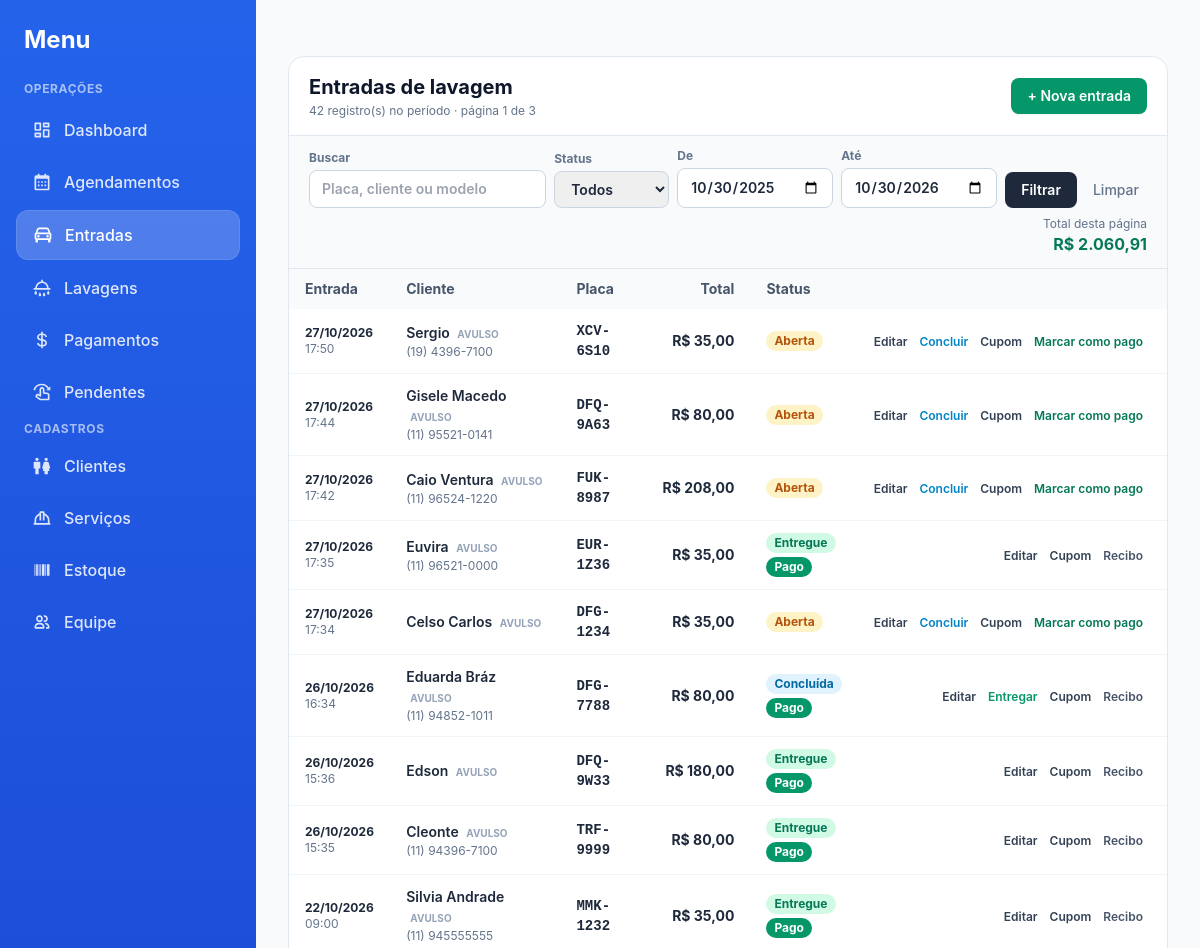
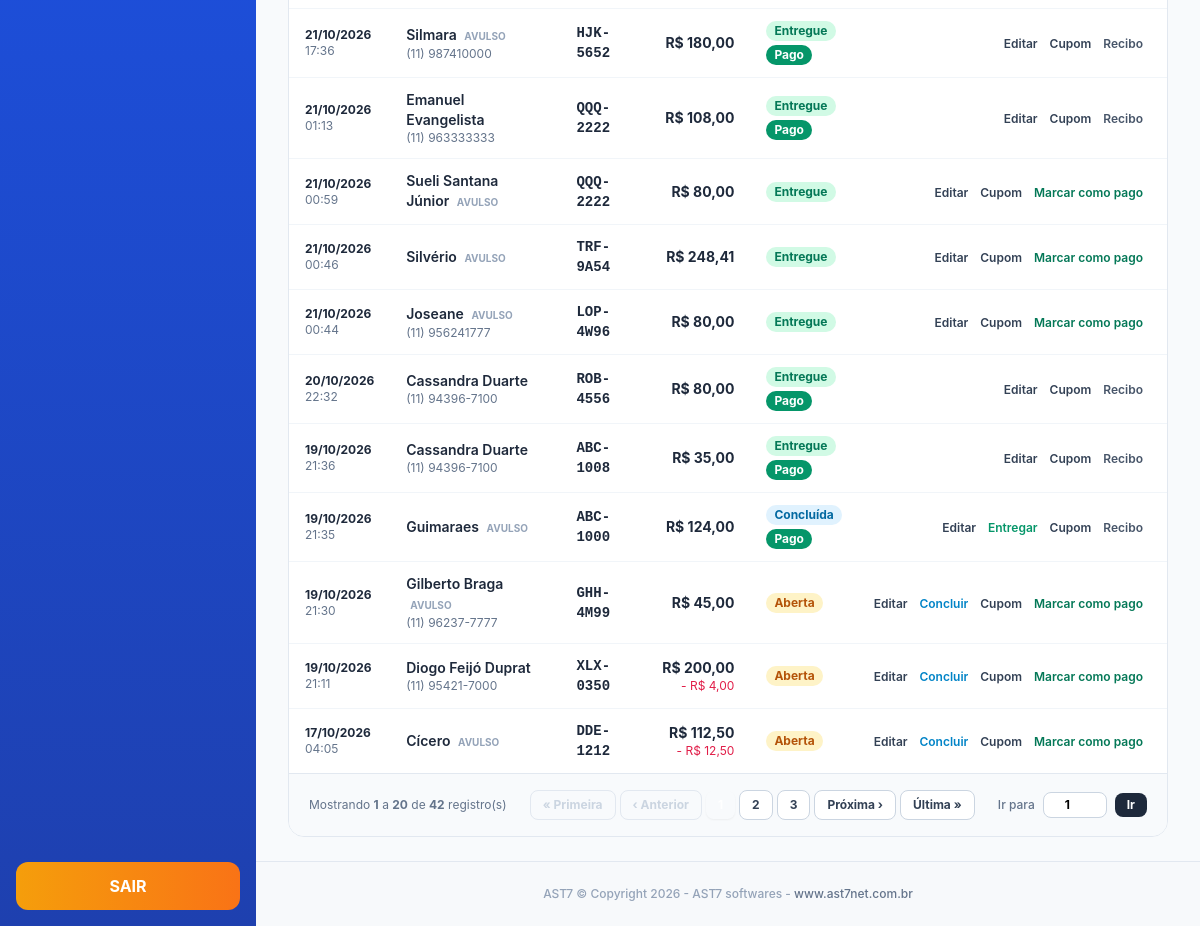
The app's page /entradas.php (signed in), older data (2 pictures, top to bottom).
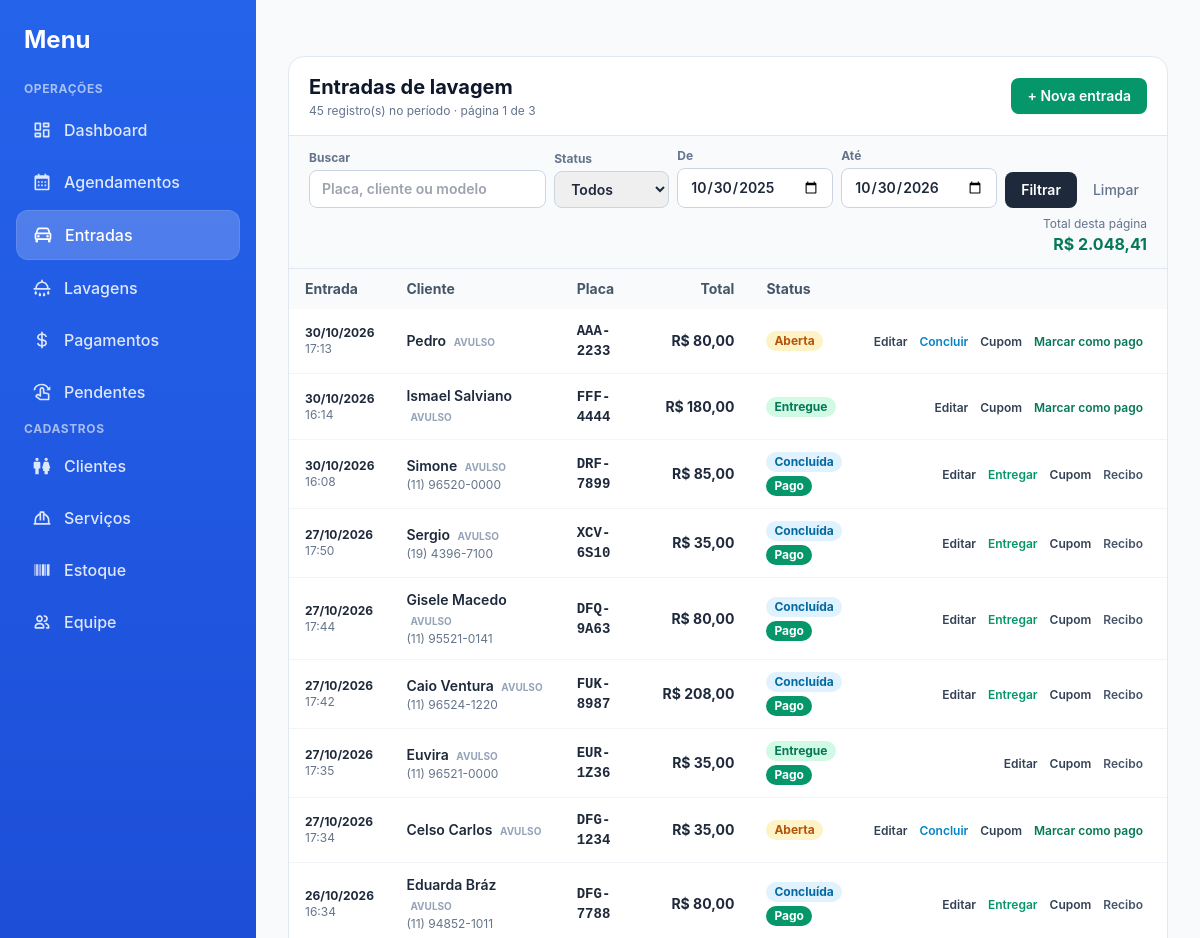
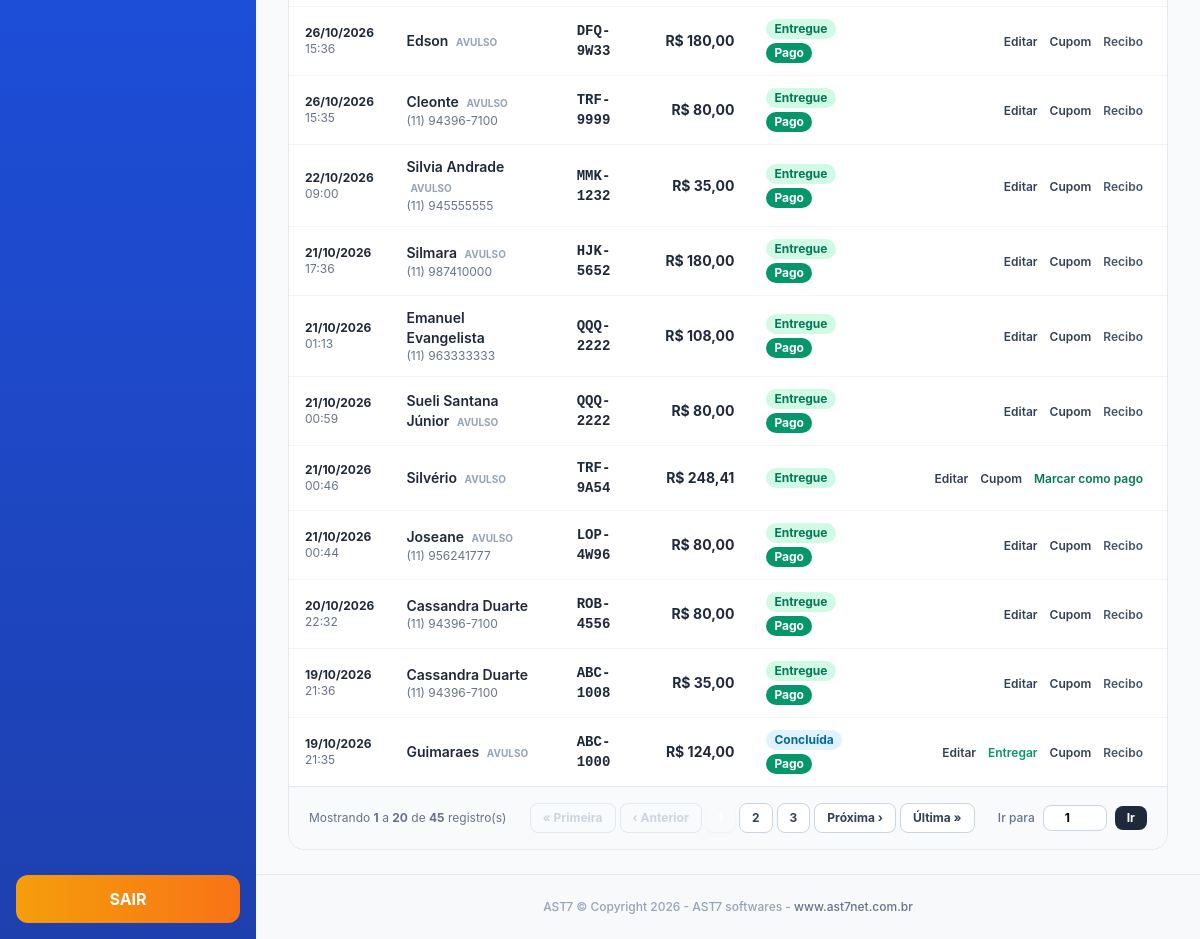
The same page, newer data (2 pictures, top to bottom).
### tables this page shows
CREATE TABLE lavagem_entradas (
        id INTEGER PRIMARY KEY AUTOINCREMENT,
        cliente_id INTEGER,
        placa TEXT NOT NULL DEFAULT '',
        veiculo_id INTEGER,
        veiculo_manual_marca TEXT NOT NULL DEFAULT '',
        veiculo_manual_modelo TEXT NOT NULL DEFAULT '',
        veiculo_manual_cor TEXT NOT NULL DEFAULT '',
        veiculo_manual_ano TEXT NOT NULL DEFAULT '',
        data_entrada TEXT NOT NULL,
        hora_entrada TEXT NOT NULL,
        previsao_saida_horas INTEGER NOT NULL DEFAULT 0,
        previsao_saida_datetime TEXT NOT NULL DEFAULT '',
        observacoes TEXT NOT NULL DEFAULT '',
        avarias TEXT NOT NULL DEFAULT '',
        status TEXT NOT NULL DEFAULT 'aberta',
        subtotal_centavos INTEGER NOT NULL DEFAULT 0,
        desconto_centavos INTEGER NOT NULL DEFAULT 0,
        desconto_percentual INTEGER NOT NULL DEFAULT 0,
        total_centavos INTEGER NOT NULL DEFAULT 0,
        pago INTEGER NOT NULL DEFAULT 0,
        criado_por INTEGER,
        criado_em TEXT NOT NULL DEFAULT (datetime('now','localtime')),
        atualizado_em TEXT NOT NULL DEFAULT (datetime('now','localtime')), cliente_nome_avulso TEXT NOT NULL DEFAULT '', cliente_celular TEXT NOT NULL DEFAULT '', sms_enviado INTEGER NOT NULL DEFAULT 0, sms_enviado_em TEXT NOT NULL DEFAULT '',
        FOREIGN KEY (cliente_id) REFERENCES clientes(id) ON DELETE SET NULL,
        FOREIGN KEY (veiculo_id) REFERENCES veiculos(id) ON DELETE SET NULL
    );

CREATE TABLE clientes (
        id INTEGER PRIMARY KEY AUTOINCREMENT,
        tipo TEXT NOT NULL DEFAULT 'F',
        nome TEXT NOT NULL DEFAULT '',
        nome_fantasia TEXT NOT NULL DEFAULT '',
        cpf_cnpj TEXT NOT NULL DEFAULT '',
        rg_ie TEXT NOT NULL DEFAULT '',
        data_nascimento TEXT NOT NULL DEFAULT '',
        email TEXT NOT NULL DEFAULT '',
        telefone TEXT NOT NULL DEFAULT '',
        celular TEXT NOT NULL DEFAULT '',
        cep TEXT NOT NULL DEFAULT '',
        endereco TEXT NOT NULL DEFAULT '',
        numero TEXT NOT NULL DEFAULT '',
        complemento TEXT NOT NULL DEFAULT '',
        bairro TEXT NOT NULL DEFAULT '',
        cidade TEXT NOT NULL DEFAULT '',
        uf TEXT NOT NULL DEFAULT '',
        observacoes TEXT NOT NULL DEFAULT '',
        ativo INTEGER NOT NULL DEFAULT 1,
        criado_em TEXT NOT NULL DEFAULT (datetime('now','localtime')),
        atualizado_em TEXT NOT NULL DEFAULT (datetime('now','localtime'))
    );

### config.php (called while the page is built, shortened)
<?php
function db(): PDO {
    static $pdo = null;
    if ($pdo === null) {
        $pdo = new PDO('sqlite:' . DB_PATH, null, null, [
            PDO::ATTR_ERRMODE            => PDO::ERRMODE_EXCEPTION,
            PDO::ATTR_DEFAULT_FETCH_MODE => PDO::FETCH_ASSOC,
        ]);
        $pdo->exec('PRAGMA foreign_keys = ON');
        $pdo->exec('PRAGMA journal_mode = WAL');
    }
    return $pdo;
}
require_once APP_ROOT . '/functions.php';

### functions.php (called while the page is built, shortened)
<?php
function e(?string $s): string {
    return htmlspecialchars((string)$s, ENT_QUOTES, 'UTF-8');
}
function normalizar_placa(string $placa): string {
    return strtoupper(preg_replace('/[^A-Za-z0-9]/', '', $placa));
}
function formatar_placa(string $placa): string {
    $p = normalizar_placa($placa);
    return substr($p, 0, 3) . '-' . substr($p, 3);
}
function centavos_para_moeda(int $c): string {
    return number_format($c / 100, 2, ',', '.');
}
function centavos_para_moeda_brl(int $c): string {
    return 'R$ ' . centavos_para_moeda($c);
}

### entradas.php (the view, shortened to what the changed rows need)
<?php
require_once __DIR__ . '/config.php';
$busca  = trim((string)($_GET['q'] ?? ''));
$status = trim((string)($_GET['status'] ?? ''));
$de  = trim((string)($_GET['de']  ?? date('Y-m-d', strtotime('-12 months'))));
$ate = trim((string)($_GET['ate'] ?? date('Y-m-d')));
$pagina = max(1, (int)($_GET['pagina'] ?? 1));
$porPagina = 20;
$where  = [];
$params = [];
$where[] = 'e.data_entrada >= :de';
$params[':de'] = $de;
$where[] = 'e.data_entrada <= :ate';
$params[':ate'] = $ate;
$sqlWhere = 'WHERE ' . implode(' AND ', $where);
$stCount = db()->prepare("
    SELECT COUNT(*)
    FROM lavagem_entradas e
    LEFT JOIN clientes c ON c.id = e.cliente_id
    $sqlWhere
");
$stCount->execute($params);
$totalRegistros = (int)$stCount->fetchColumn();
$totalPaginas = max(1, (int)ceil($totalRegistros / $porPagina));
$offset = ($pagina - 1) * $porPagina;
$sql = "SELECT e.*, c.nome AS cliente_nome_cadastro
        FROM lavagem_entradas e
        LEFT JOIN clientes c ON c.id = e.cliente_id
        $sqlWhere
        ORDER BY e.data_entrada DESC, e.hora_entrada DESC, e.id DESC
        LIMIT $porPagina OFFSET $offset";
$st = db()->prepare($sql);
$st->execute($params);
$entradas = $st->fetchAll();
$totalPagina = 0;
foreach ($entradas as $en) $totalPagina += (int)$en['total_centavos'];
function urlPagina(int $pagina, array $filtros): string {
    $q = array_filter($filtros, fn($v) => $v !== '' && $v !== null);
    $q['pagina'] = $pagina;
    return 'entradas.php?' . http_build_query($q);
}
$filtrosAtuais = [
    'q'      => $busca,
    'status' => $status,
    'de'     => $de,
    'ate'    => $ate,
];
require __DIR__ . '/header.php';
?>
<div class="bg-white rounded-2xl shadow-card border border-slate-200 overflow-hidden">
  <div class="px-5 py-4 border-b border-slate-200 flex flex-wrap items-center justify-between gap-3">
    <div>
      <h1 class="text-xl font-bold text-slate-900">Entradas de lavagem</h1>
      <p class="text-xs text-slate-500 mt-0.5">
        <?= (int)$totalRegistros ?> registro(s) no período
        <?= $totalPaginas > 1 ? ' · página ' . $pagina . ' de ' . $totalPaginas : '' ?>
      </p>
    </div>
  </div>
  <form method="get" class="px-5 py-3 bg-slate-50 border-b border-slate-200 flex flex-wrap gap-2 items-end">
    <div class="ml-auto text-right">
      <div class="text-xs text-slate-500">Total desta página</div>
      <div class="font-bold text-emerald-700"><?= e(centavos_para_moeda_brl($totalPagina)) ?></div>
    </div>
  </form>
  <div class="overflow-x-auto">
    <table class="min-w-full text-sm">
      <thead class="bg-slate-50 text-slate-600">
        <tr>
          <th class="text-left px-4 py-2.5 font-bold">Entrada</th>
          <th class="text-left px-4 py-2.5 font-bold">Cliente</th>
          <th class="text-left px-4 py-2.5 font-bold">Placa</th>
          <th class="text-right px-4 py-2.5 font-bold">Total</th>
          <th class="text-left px-4 py-2.5 font-bold">Status</th>
          <th class="px-4 py-2.5"></th>
        </tr>
      </thead>
      <tbody class="divide-y divide-slate-100">
      <?php if (!$entradas): ?>
        <tr><td colspan="6" class="px-4 py-10 text-center text-slate-400">
          Nenhuma entrada encontrada no período selecionado.
        </td></tr>
      <?php else: ?>
        <?php foreach ($entradas as $en): ?>
          <?php
            $nomeExibir = $en['cliente_nome_cadastro'] ?: ($en['cliente_nome_avulso'] ?: '—');
            $celExibir  = $en['cliente_celular'] ?? '';
            $ehAvulso   = empty($en['cliente_id']);
          ?>
          <tr class="hover:bg-slate-50 transition">
            <td class="px-4 py-3 text-xs">
              <div class="font-bold text-slate-800"><?= e(date('d/m/Y', strtotime($en['data_entrada']))) ?></div>
              <div class="text-slate-500"><?= e(substr($en['hora_entrada'], 0, 5)) ?></div>
            </td>
            <td class="px-4 py-3">
              <div class="font-semibold text-slate-800">
                <?= e($nomeExibir) ?>
                <?php if ($ehAvulso && $nomeExibir !== '—'): ?>
                  <span class="text-[10px] uppercase text-slate-400 ml-1 font-bold">avulso</span>
                <?php endif; ?>
              </div>
              <?php if ($celExibir): ?>
                <div class="text-xs text-slate-500"><?= e($celExibir) ?></div>
              <?php endif; ?>
            </td>
            <td class="px-4 py-3">
              <div class="font-mono font-bold text-slate-800"><?= e(formatar_placa($en['placa'])) ?></div>
            </td>
            <td class="px-4 py-3 text-right font-bold text-slate-800 whitespace-nowrap">
              <?= e(centavos_para_moeda_brl((int)$en['total_centavos'])) ?>
              <?php if ((int)$en['desconto_centavos'] > 0): ?>
                <div class="text-xs text-rose-600 font-normal">
                  - <?= e(centavos_para_moeda_brl((int)$en['desconto_centavos'])) ?>
                </div>
              <?php endif; ?>
            </td>
            <td class="px-4 py-3">
              <div class="flex flex-col gap-1">
                <?php if ($en['status'] === 'aberta'): ?>
                  <span class="inline-block text-xs px-2 py-0.5 rounded-full bg-amber-100 text-amber-700 w-fit font-bold">Aberta</span>
                <?php elseif ($en['status'] === 'concluida'): ?>
                  <span class="inline-block text-xs px-2 py-0.5 rounded-full bg-sky-100 text-sky-700 w-fit font-bold">Concluída</span>
                <?php else: ?>
                  <span class="inline-block text-xs px-2 py-0.5 rounded-full bg-emerald-100 text-emerald-700 w-fit font-bold">Entregue</span>
                <?php endif; ?>
                <?php if ($en['pago']): ?>
                  <span class="inline-block text-xs px-2 py-0.5 rounded-full bg-emerald-600 text-white w-fit font-bold">Pago</span>
                <?php endif; ?>
              </div>
            </td>
            <td class="px-4 py-3 text-right whitespace-nowrap">
              <a href="entrada_lavagem.php?id=<?= (int)$en['id'] ?>"
                 class="text-slate-700 hover:underline text-xs font-semibold mr-2">Editar</a>
              <?php if ($en['status'] === 'aberta'): ?>
                <form method="post" class="inline">
                  <button class="text-sky-600 hover:underline text-xs font-semibold mr-2">Concluir</button>
                </form>
              <?php endif; ?>
              <?php if ($en['status'] === 'concluida'): ?>
                <form method="post" class="inline">
                  <button class="text-emerald-600 hover:underline text-xs font-semibold mr-2">Entregar</button>
                </form>
              <?php endif; ?>
              <a href="cupom_lavagem.php?entrada=<?= (int)$en['id'] ?>" target="_blank"
                 class="text-slate-700 hover:underline text-xs font-semibold mr-2">Cupom</a>
              <?php if (!$en['pago']): ?>
                <button type="button"
                        class="btn-pagar text-emerald-700 hover:underline text-xs font-semibold mr-2"
                        data-id="<?= (int)$en['id'] ?>"
                        data-placa="<?= e(formatar_placa($en['placa'])) ?>"
                        data-cliente="<?= e($nomeExibir) ?>"
                        data-total="<?= e(centavos_para_moeda((int)$en['total_centavos'])) ?>">
                  Marcar como pago
                </button>
              <?php else: ?>
                <a href="recibo.php?entrada=<?= (int)$en['id'] ?>"
                   class="text-slate-600 hover:underline text-xs font-semibold mr-2">Recibo</a>
              <?php endif; ?>
            </td>
          </tr>
        <?php endforeach; ?>
      <?php endif; ?>
      </tbody>
    </table>
  </div>
  <?php if ($totalPaginas > 1): ?>
    <?php
      $paginas = [];
      $paginas[] = 1;
      for ($i = max(2, $pagina - 2); $i <= min($totalPaginas - 1, $pagina + 2); $i++) {
          $paginas[] = $i;
      }
      if ($totalPaginas > 1) $paginas[] = $totalPaginas;
      $paginas = array_values(array_unique($paginas));
      sort($paginas);
    ?>
    <div class="px-5 py-4 border-t border-slate-200 flex flex-wrap items-center justify-between gap-3 bg-slate-50">
      <div class="text-xs text-slate-500">
        Mostrando
        <strong><?= $offset + 1 ?></strong>
        a
        <strong><?= min($offset + $porPagina, $totalRegistros) ?></strong>
        de
        <strong><?= $totalRegistros ?></strong>
        registro(s)
      </div>
      <nav class="flex items-center gap-1 flex-wrap">
        <?php if ($pagina > 1): ?>
          <a href="<?= e(urlPagina(1, $filtrosAtuais)) ?>"
             class="px-3 py-1.5 rounded-lg border border-slate-300 bg-white hover:bg-slate-100 text-xs font-bold text-slate-700">
            « Primeira
          </a>
          <a href="<?= e(urlPagina($pagina - 1, $filtrosAtuais)) ?>"
             class="px-3 py-1.5 rounded-lg border border-slate-300 bg-white hover:bg-slate-100 text-xs font-bold text-slate-700">
            ‹ Anterior
          </a>
        <?php else: ?>
          <span class="px-3 py-1.5 rounded-lg border border-slate-200 bg-slate-50 text-xs font-bold text-slate-300 cursor-not-allowed">« Primeira</span>
          <span class="px-3 py-1.5 rounded-lg border border-slate-200 bg-slate-50 text-xs font-bold text-slate-300 cursor-not-allowed">‹ Anterior</span>
        <?php endif; ?>
        <?php
          foreach ($paginas as $p):
        ?>
        <?php
            if ($p === $pagina):
        ?>
          <span class="px-3 py-1.5 rounded-lg bg-brand-500 text-white text-xs font-bold shadow-sm">
          </span>
        <?php else: ?>
          <a href="<?= e(urlPagina($p, $filtrosAtuais)) ?>"
             class="px-3 py-1.5 rounded-lg border border-slate-300 bg-white hover:bg-slate-100 text-xs font-bold text-slate-700">
            <?= $p ?>
          </a>
        <?php
            endif;
          endforeach;
        ?>
        <?php if ($pagina < $totalPaginas): ?>
          <a href="<?= e(urlPagina($pagina + 1, $filtrosAtuais)) ?>"
             class="px-3 py-1.5 rounded-lg border border-slate-300 bg-white hover:bg-slate-100 text-xs font-bold text-slate-700">
            Próxima ›
          </a>
          <a href="<?= e(urlPagina($totalPaginas, $filtrosAtuais)) ?>"
             class="px-3 py-1.5 rounded-lg border border-slate-300 bg-white hover:bg-slate-100 text-xs font-bold text-slate-700">
            Última »
          </a>
        <?php else: ?>
          <span class="px-3 py-1.5 rounded-lg border border-slate-200 bg-slate-50 text-xs font-bold text-slate-300 cursor-not-allowed">Próxima ›</span>
          <span class="px-3 py-1.5 rounded-lg border border-slate-200 bg-slate-50 text-xs font-bold text-slate-300 cursor-not-allowed">Última »</span>
        <?php endif; ?>
      </nav>
      <form method="get" class="flex items-center gap-2 text-xs">
        <label class="text-slate-500 font-medium">Ir para</label>
        <input type="number" name="pagina" min="1" max="<?= $totalPaginas ?>"
               value="<?= $pagina ?>"
               class="w-16 rounded-lg border border-slate-300 px-2 py-1 text-center font-bold text-black">
        <button class="rounded-lg bg-slate-800 hover:bg-slate-700 text-white px-3 py-1 text-xs font-bold">Ir</button>
      </form>
    </div>
  <?php endif; ?>
</div>
<?php require __DIR__ . '/footer.php'; ?>

Row changes from the older to the newer data that the page shows:
no longer on this page (row unchanged): lavagem_entradas: data_entrada "19/10/2026", hora_entrada "21:30", cliente_nome_avulso "Gilberto Braga", shows "AVULSO", cliente_celular "(11) 96237-7777", placa "GHH-4M99", total_centavos "R$ 45,00", status "Aberta"
no longer on this page (row edited): lavagem_entradas: data_entrada "19/10/2026", hora_entrada "21:11", cliente.nome "Diogo Feijó Duprat", cliente_celular "(11) 95421-7000", placa "XLX-0350", total_centavos "R$ 200,00", desconto_centavos "R$ 4,00", status "Aberta"
no longer on this page (row unchanged): lavagem_entradas: data_entrada "17/10/2026", hora_entrada "04:05", cliente_nome_avulso "Cícero", shows "AVULSO", placa "DDE-1212", total_centavos "R$ 112,50", desconto_centavos "R$ 12,50", status "Aberta"
added lavagem_entradas: data_entrada "30/10/2026", hora_entrada "17:13", cliente_nome_avulso "Pedro", shows "AVULSO", placa "AAA-2233", total_centavos "R$ 80,00", status "Aberta"
added lavagem_entradas: data_entrada "30/10/2026", hora_entrada "16:14", cliente_nome_avulso "Ismael Salviano", shows "AVULSO", placa "FFF-4444", total_centavos "R$ 180,00", status "Entregue"
added lavagem_entradas: data_entrada "30/10/2026", hora_entrada "16:08", cliente_nome_avulso "Simone", shows "AVULSO", cliente_celular "(11) 96520-0000", placa "DRF-7899", total_centavos "R$ 85,00", status "Concluída", pago "Pago"
changed lavagem_entradas "Sergio": status "Aberta Concluir" → "Concluída Entregar"; pago "Marcar como pago" → "Pago Recibo"
changed lavagem_entradas "Gisele Macedo": status "Aberta Concluir" → "Concluída Entregar"; pago "Marcar como pago" → "Pago Recibo"
changed lavagem_entradas "Caio Ventura": status "Aberta Concluir" → "Concluída Entregar"; pago "Marcar como pago" → "Pago Recibo"
changed lavagem_entradas "Sueli Santana Júnior": pago "Marcar como pago" → "Pago Recibo"
changed lavagem_entradas "Joseane": pago "Marcar como pago" → "Pago Recibo"
Text that changed along with them:
$totalRegistros: "42" → "45"
centavos_para_moeda_brl($totalPagina): "R$ 2.060,91" → "R$ 2.048,41"
